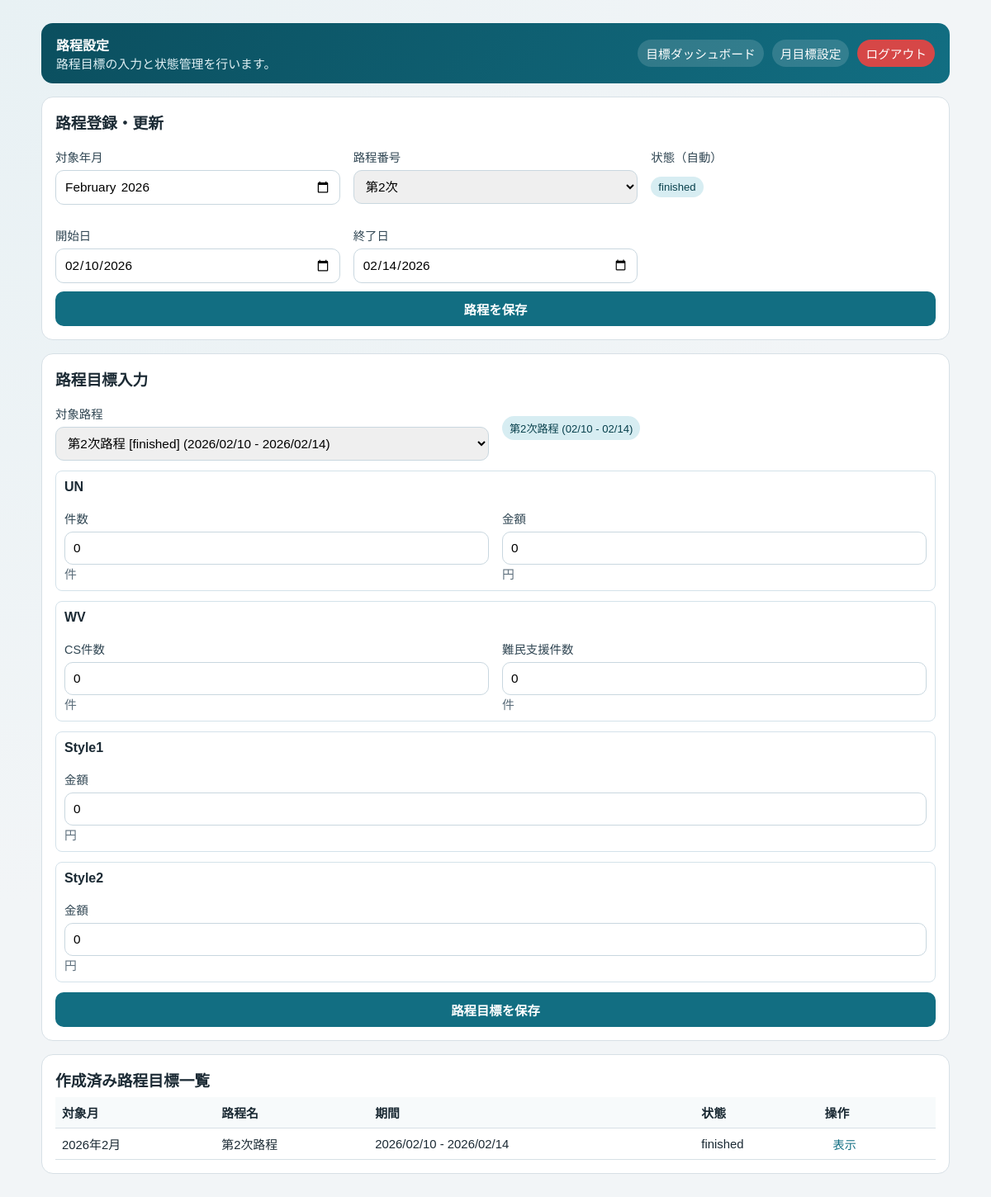
Screenshot of /targets/period/ with the database file from the repository.
### apps/targets/models.py (models this page shows, shortened)
class Period(models.Model):
    month = models.DateField()
    name = models.CharField(max_length=64)
    status = models.CharField(max_length=16, choices=TARGET_STATUS_CHOICES, default=TARGET_STATUS_PLANNED)
    start_date = models.DateField()
    end_date = models.DateField()
    created_at = models.DateTimeField(auto_now_add=True)
    updated_at = models.DateTimeField(auto_now=True)
    class Meta:
        ordering = ["-month", "start_date", "id"]
        unique_together = ("month", "name")

class TargetMetric(models.Model):
    department = models.ForeignKey(
        Department,
        on_delete=models.CASCADE,
        related_name="target_metrics",
    )
    code = models.CharField(max_length=32)
    label = models.CharField(max_length=64)
    unit = models.CharField(max_length=16, blank=True)
    display_order = models.PositiveIntegerField(default=1)
    is_active = models.BooleanField(default=True)
    created_at = models.DateTimeField(auto_now_add=True)
    updated_at = models.DateTimeField(auto_now=True)
    class Meta:
        ordering = ["department__code", "display_order", "id"]
        unique_together = ("department", "code")

### apps/targets/views.py (the view, shortened to what this page needs)
# urls.py: path("period/", target_period_settings, name="target_period_settings"),
def target_period_settings(request: HttpRequest) -> HttpResponse:
    configs = _department_configs()
    selected_period = None
    period_id = request.GET.get("period")
    if period_id and period_id.isdigit():
        selected_period = Period.objects.filter(id=int(period_id)).first()
    period_saved = False
    target_saved = False
    form_error = None
    if not selected_period:
        selected_period = _current_period()
    selected_month = timezone.localdate().replace(day=1)
    selected_sequence = 1
    selected_status = TARGET_STATUS_PLANNED
    selected_start = ""
    selected_end = ""
    selected_id = ""
    if selected_period:
        selected_month = selected_period.month
        selected_sequence = _sequence_from_period_name(selected_period.name)
        selected_status = _period_status(selected_period.start_date, selected_period.end_date)
        selected_start = selected_period.start_date.isoformat()
        selected_end = selected_period.end_date.isoformat()
        selected_id = str(selected_period.id)
    periods = Period.objects.order_by("-month", "start_date", "id")
    period_options = [
        {
            "id": period.id,
            "label": (
                f"{period.name} "
                f"[{_period_status(period.start_date, period.end_date)}] "
                f"({period.start_date:%Y/%m/%d} - {period.end_date:%Y/%m/%d})"
            ),
        }
        for period in periods
    ]
    return render(
        request,
        "targets/target_period_settings.html",
        {
            "selected_period": selected_period,
            "selected_period_label": _period_label(selected_period),
            "rows": _build_period_rows(period=selected_period, configs=configs),
            "period_options": period_options,
            "period_sequence_options": PERIOD_SEQUENCE_OPTIONS,
            "status_options": STATUS_OPTIONS,
            "form_month": _month_value_from_date(selected_month),
            "form_sequence": selected_sequence,
            "form_status": selected_status,
            "form_start_date": selected_start,
            "form_end_date": selected_end,
            "form_edit_period_id": selected_id,
            "period_saved": period_saved or request.GET.get("period_saved") == "1",
            "target_saved": target_saved or request.GET.get("target_saved") == "1",
            "form_error": form_error,
            "history_rows": _period_history_rows(),
        },
    )

### apps/targets/views.py (called while the page is built)
def _month_value_from_date(value: date) -> str:
    return value.strftime("%Y-%m")

def _department_by_code(*, code: str, label: str) -> Department:
    department = Department.objects.filter(code=code).first()
    if department:
        return department
    return Department.objects.create(code=code, name=label)

def _ensure_default_metrics() -> None:
    for dept_code, dept_label in TARGET_DEPARTMENTS:
        department = _department_by_code(code=dept_code, label=dept_label)
        for order, (metric_code, metric_label, metric_unit) in enumerate(
            DEFAULT_METRICS_BY_DEPT[dept_code],
            start=1,
        ):
            TargetMetric.objects.update_or_create(
                department=department,
                code=metric_code,
                defaults={
                    "label": metric_label,
                    "unit": metric_unit,
                    "display_order": order,
                    "is_active": True,
                },
            )

def _department_configs():
    _ensure_default_metrics()
    configs = []
    for code, label in TARGET_DEPARTMENTS:
        department = _department_by_code(code=code, label=label)
        metrics = list(
            TargetMetric.objects.filter(department=department, is_active=True).order_by("display_order", "id")
        )
        configs.append(
            {
                "code": code,
                "label": label,
                "department": department,
                "metrics": metrics,
            }
        )
    return configs

def _period_status(start_date: date, end_date: date, today: date | None = None) -> str:
    base = today or timezone.localdate()
    if start_date <= base <= end_date:
        return TARGET_STATUS_ACTIVE
    if base < start_date:
        return TARGET_STATUS_PLANNED
    return TARGET_STATUS_FINISHED

def _period_label(period: Period | None) -> str:
    if not period:
        return "未設定"
    return f"{period.name} ({period.start_date:%m/%d} - {period.end_date:%m/%d})"

def _sequence_from_period_name(name: str) -> int:
    match = re.search(r"第(\d+)次路程", name)
    if not match:
        return 1
    return int(match.group(1))

def _current_period() -> Period | None:
    today = timezone.localdate()
    active = Period.objects.filter(start_date__lte=today, end_date__gte=today).order_by("-month", "start_date", "id").first()
    if active:
        return active
    return Period.objects.order_by("-month", "start_date", "id").first()

### templates/targets/target_period_settings.html (shortened to what this page needs)
{% extends "base.html" %}
{% block content %}
<div class="container">
  <header class="topbar">
    <div>
      <strong>路程設定</strong>
      <div class="muted" style="color: #e1f1f5;">路程目標の入力と状態管理を行います。</div>
    </div>
    <nav>
      <a href="{% url 'target_index' %}">目標ダッシュボード</a>
      <a href="{% url 'target_month_settings' %}">月目標設定</a>
      <a href="{% url 'home' %}" class="logout-link">ログアウト</a>
    </nav>
  </header>
  <section class="card" style="margin-top: 16px;">
    <h3>路程登録・更新</h3>
    <form method="post">
      <div class="grid grid-2">
        <div>
          <label>対象年月</label>
          <input type="month" name="period_month" value="{{ form_month }}" required />
        </div>
        <div>
          <label>路程番号</label>
          <select name="period_sequence" required>
            {% for value in period_sequence_options %}
            <option value="{{ value }}" {% if form_sequence == value %}selected{% endif %}>第{{ value }}次</option>
            {% endfor %}
          </select>
        </div>
        <div>
          <label>状態（自動）</label>
          <div class="badge" style="margin-top: 8px; display: inline-block;">{{ form_status }}</div>
        </div>
        <div>
          <label>開始日</label>
          <input type="date" name="start_date" value="{{ form_start_date }}" required />
        </div>
        <div>
          <label>終了日</label>
          <input type="date" name="end_date" value="{{ form_end_date }}" required />
        </div>
      </div>
      <div style="margin-top: 10px;"><button type="submit">路程を保存</button></div>
    </form>
  </section>
  <section class="card" style="margin-top: 16px;">
    <h3>路程目標入力</h3>
    <form method="post">
      <div class="grid grid-2">
        <div>
          <label>対象路程</label>
          <select name="selected_period_id" required>
            {% for option in period_options %}
            <option value="{{ option.id }}" {% if selected_period and selected_period.id == option.id %}selected{% endif %}>
              {{ option.label }}
            </option>
            {% endfor %}
          </select>
        </div>
        <div>
          <span class="badge" style="margin-top: 24px; display: inline-block;">{{ selected_period_label }}</span>
        </div>
      </div>
      {% for row in rows %}
      <div style="margin-top: 12px; padding: 10px; border: 1px solid #d4e2ea; border-radius: 8px;">
        <strong>{{ row.label }}</strong>
        <div class="grid grid-2" style="margin-top: 8px;">
          {% for metric in row.metrics %}
          <div>
            <label>{{ metric.label }}</label>
            <input type="number" min="0" name="{{ metric.input_name }}" value="{{ metric.value }}" />
            <div class="muted">{{ metric.unit }}</div>
          </div>
          {% endfor %}
        </div>
      </div>
      {% endfor %}
      <div style="margin-top: 12px;"><button type="submit">路程目標を保存</button></div>
    </form>
  </section>
  <section class="card" style="margin-top: 16px;">
    <h3>作成済み路程目標一覧</h3>
    {% if history_rows %}
    <table>
      <thead>
        <tr><th>対象月</th><th>路程名</th><th>期間</th><th>状態</th><th>操作</th></tr>
      </thead>
      <tbody>
        {% for row in history_rows %}
        <tr>
          <td>{{ row.month_label }}</td>
          <td>{{ row.name }}</td>
          <td>{{ row.range_label }}</td>
          <td>{{ row.status }}</td>
          <td><a class="btn-inline" href="{% url 'target_period_settings' %}?period={{ row.id }}">表示</a></td>
        </tr>
        {% endfor %}
      </tbody>
    </table>
    {% else %}
    <p class="muted">作成済みの路程目標はありません。</p>
    {% endif %}
  </section>
</div>
{% endblock %}

### static/app.css (style rules this page uses)
:root { --bg: #f2f5f7; --card: #ffffff; --ink: #1b2a34; --muted: #5d6f7c; --line: #d7e0e6; --brand: #126e82; --brand-soft: #d7edf2; --ok: #2e8b57; --warn: #d28b1f; }
* { box-sizing: border-box; }
body { margin: 0; font-family: "Hiragino Sans", "Yu Gothic", "Meiryo", sans-serif; background: radial-gradient(circle at top left, #e8f1f4, var(--bg) 58%); color: var(--ink); }
a { color: var(--brand); text-decoration: none; }
.container { width: min(1100px, 92vw); margin: 28px auto; }
.topbar { background: linear-gradient(120deg, #0b4f5f, #126e82); color: #fff; padding: 14px 18px; border-radius: 14px; display: flex; justify-content: space-between; align-items: center; gap: 12px; }
.topbar nav { display: flex; gap: 10px; flex-wrap: wrap; }
.topbar nav a { color: #fff; background: rgba(255, 255, 255, 0.14); padding: 6px 10px; border-radius: 999px; font-size: 0.92rem; }
.logout-link { background: #d64747 !important; }
.grid { display: grid; gap: 16px; }
.grid-2 { grid-template-columns: repeat(auto-fit, minmax(280px, 1fr)); }
.card { background: var(--card); border: 1px solid var(--line); border-radius: 14px; padding: 16px; }
.card h2, .card h3 { margin: 0 0 8px; }
.muted { color: var(--muted); font-size: 0.93rem; }
.badge { display: inline-block; padding: 5px 9px; border-radius: 999px; font-size: 0.82rem; background: var(--brand-soft); color: #09414d; }
label { display: block; font-size: 0.9rem; margin: 10px 0 6px; color: #304653; }
input, select, textarea, button { width: 100%; border: 1px solid #c9d7df; border-radius: 10px; padding: 10px; font-size: 0.96rem; font-family: inherit; }
button { background: var(--brand); color: #fff; border: 0; font-weight: 700; cursor: pointer; }
.btn-inline { width: auto; padding: 6px 10px; border-radius: 8px; font-size: 0.88rem; }
table { width: 100%; border-collapse: collapse; font-size: 0.93rem; }
th, td { text-align: left; border-bottom: 1px solid var(--line); padding: 8px; }
th { background: #f7fafb; }

### rows the page displays
Period: selected_period_id "第2次路程 [finished] (2026/02/10 - 2026/02/14)", name "第2次路程"
TargetMetric: label "件数"
TargetMetric: label "金額"
TargetMetric: label "CS件数"
TargetMetric: label "難民支援件数"
TargetMetric: label "金額"
TargetMetric: label "金額"

### other values shown
{{ selected_period_label }} "第2次路程 (02/10 - 02/14)"
{{ row.label }} "UN" "WV" "Style1" "Style2"
{{ metric.unit }} "件" "円" "件" "件" "円" "円"
{{ row.month_label }} "2026年2月"
{{ row.range_label }} "2026/02/10 - 2026/02/14"
{{ row.status }} "finished"
